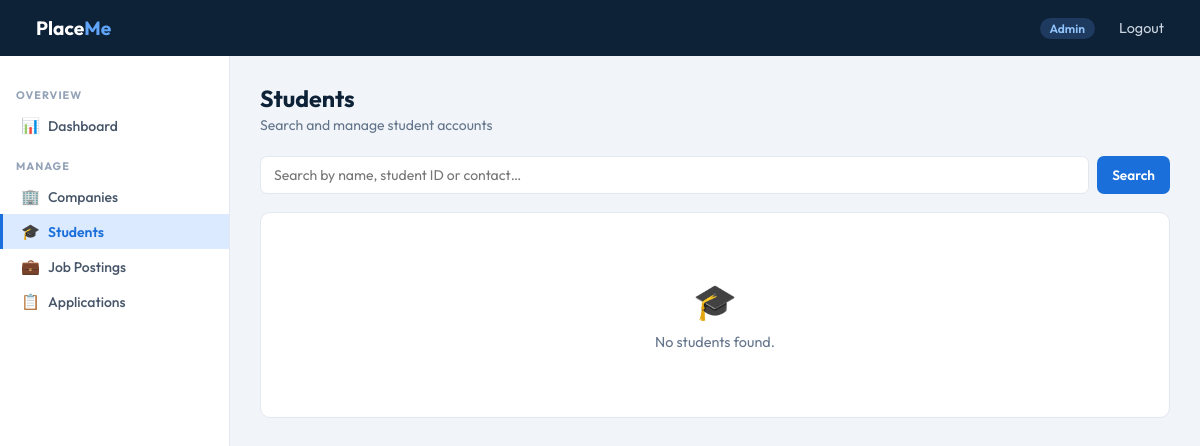
Before: /admin/students (signed in) with the older database file.
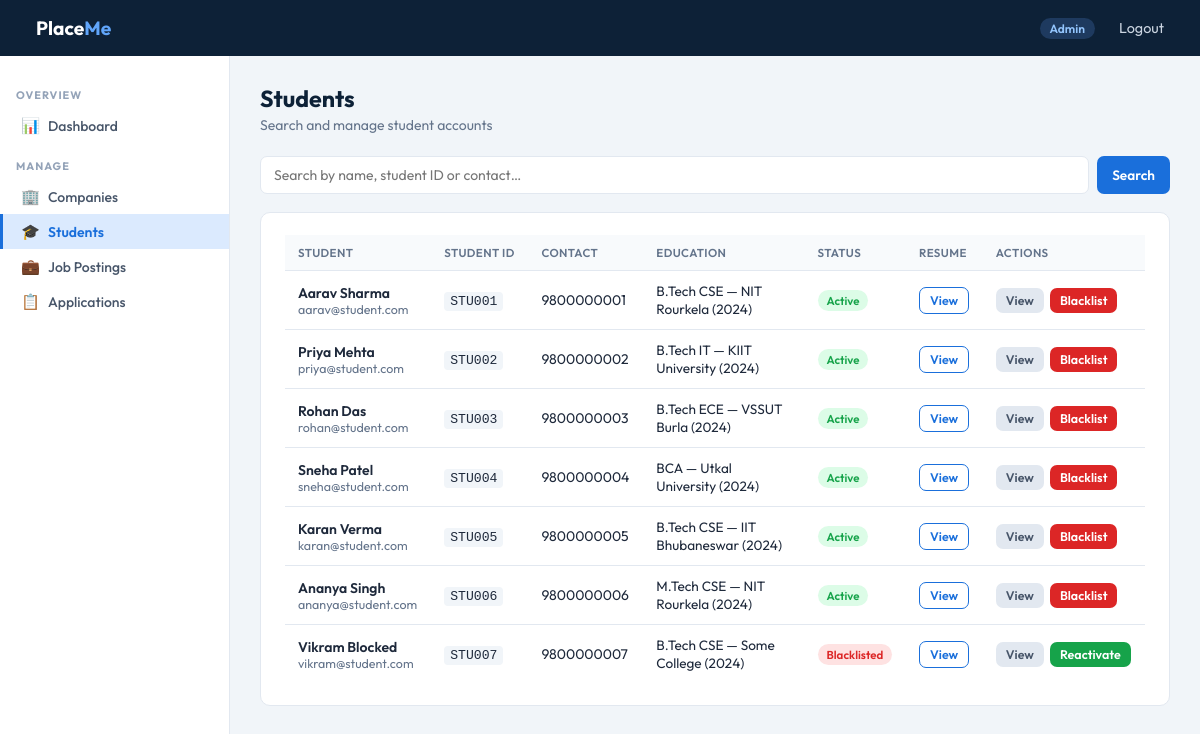
After: the same page with the newer database file.
### app.py (models this page shows, shortened)
class Student(db.Model):
    __tablename__ = 'student'
    id              = db.Column(db.Integer, primary_key=True)
    name            = db.Column(db.String(100), nullable=False)
    email           = db.Column(db.String(120), unique=True, nullable=False)
    password        = db.Column(db.String(200), nullable=False)
    student_id      = db.Column(db.String(50), unique=True)
    contact         = db.Column(db.String(20))
    education       = db.Column(db.Text)
    skills          = db.Column(db.Text)
    resume_path     = db.Column(db.String(200))
    is_active       = db.Column(db.Boolean, default=True)
    registered_date = db.Column(db.DateTime, default=datetime.utcnow)
    applications = db.relationship(
        'Application', backref='student',
        lazy=True, cascade='all, delete-orphan'
    )

### app.py (the view)
@app.route('/admin/students')
def admin_students():
    if session.get('role') != 'admin':
        return redirect(url_for('login'))
    search = request.args.get('search', '').strip()
    if search:
        students = Student.query.filter(
            Student.name.contains(search) |
            Student.student_id.contains(search) |
            Student.contact.contains(search)
        ).all()
    else:
        students = Student.query.all()
    return render_template('admin_students.html', students=students)

### app.py (called while the page is built)
@app.context_processor
def inject_student():
    if session.get('role') == 'student':
        return dict(student=Student.query.get(session['user_id']))
    return dict(student=None)

### templates/admin_students.html (shortened to what this page needs)
{% extends "base.html" %}
{% block content %}
<div class="page-header">
  <h1>Students</h1>
  <p>Search and manage student accounts</p>
</div>
<form class="search-bar" method="GET">
  <input type="text" name="search" value="{{ request.args.get('search', '') }}" placeholder="Search by name, student ID or contact…">
  <button class="btn btn-primary" type="submit">Search</button>
</form>
<div class="card">
  <div class="table-wrap">
    {% if students %}
    <table>
      <thead>
        <tr>
          <th>Student</th>
          <th>Student ID</th>
          <th>Contact</th>
          <th>Education</th>
          <th>Status</th>
          <th>Resume</th>
          <th>Actions</th>
        </tr>
      </thead>
      <tbody>
        {% for s in students %}
        <tr>
          <td>
            <div style="font-weight:600;">{{ s.name }}</div>
            <div style="font-size:.78rem;color:var(--gray);">{{ s.email }}</div>
          </td>
          <td><code style="font-size:.82rem;background:#f1f5f9;padding:2px 6px;border-radius:4px;">{{ s.student_id or '—' }}</code></td>
          <td>{{ s.contact or '—' }}</td>
          <td style="max-width:160px;font-size:.85rem;">{{ s.education or '—' }}</td>
          <td>
            {% if s.is_active %}
              <span class="badge badge-green">Active</span>
            {% else %}
              <span class="badge badge-red">Blacklisted</span>
            {% endif %}
          </td>
          <td>
            {% if s.resume_path %}
              <a href="/uploads/{{ s.resume_path }}" target="_blank" class="btn btn-outline btn-sm">View</a>
            {% else %}
              <span style="color:var(--gray);font-size:.82rem;">None</span>
            {% endif %}
          </td>
          <td>
            <div class="td-actions">
              <a href="{{ url_for('admin_view_student', student_id=s.id) }}" class="btn btn-gray btn-sm">View</a>
              <a href="{{ url_for('toggle_student', id=s.id) }}" class="btn btn-sm {% if s.is_active %}btn-danger{% else %}btn-success{% endif %}">
                {% if s.is_active %}Blacklist{% else %}Reactivate{% endif %}
              </a>
            </div>
          </td>
        </tr>
        {% endfor %}
      </tbody>
    </table>
    {% else %}
    <div class="empty">
      <div class="emoji">🎓</div>
      <p>No students found{% if request.args.get('search') %} for "{{ request.args.get('search') }}"{% endif %}.</p>
    </div>
    {% endif %}
  </div>
</div>
{% endblock %}

Changed rows visible on the page:
added Student: name "Aarav Sharma", email "aarav@student.com", student "STU001", contact "9800000001", education "B.Tech CSE — NIT Rourkela (2024)", is_active "Active"
added Student: name "Priya Mehta", email "priya@student.com", student "STU002", contact "9800000002", education "B.Tech IT — KIIT University (2024)", is_active "Active"
added Student: name "Rohan Das", email "rohan@student.com", student "STU003", contact "9800000003", education "B.Tech ECE — VSSUT Burla (2024)", is_active "Active"
added Student: name "Sneha Patel", email "sneha@student.com", student "STU004", contact "9800000004", education "BCA — Utkal University (2024)", is_active "Active"
added Student: name "Karan Verma", email "karan@student.com", student "STU005", contact "9800000005", education "B.Tech CSE — IIT Bhubaneswar (2024)", is_active "Active"
added Student: name "Ananya Singh", email "ananya@student.com", student "STU006", contact "9800000006", education "M.Tech CSE — NIT Rourkela (2024)", is_active "Active"
added Student: name "Vikram Blocked", email "vikram@student.com", student "STU007", contact "9800000007", education "B.Tech CSE — Some College (2024)", is_active "Blacklisted"
Other visible differences:
text no longer shown: "🎓 No students found ."
text now shown: "STUDENT STUDENT ID CONTACT EDUCATION STATUS RESUME ACTIONS"
